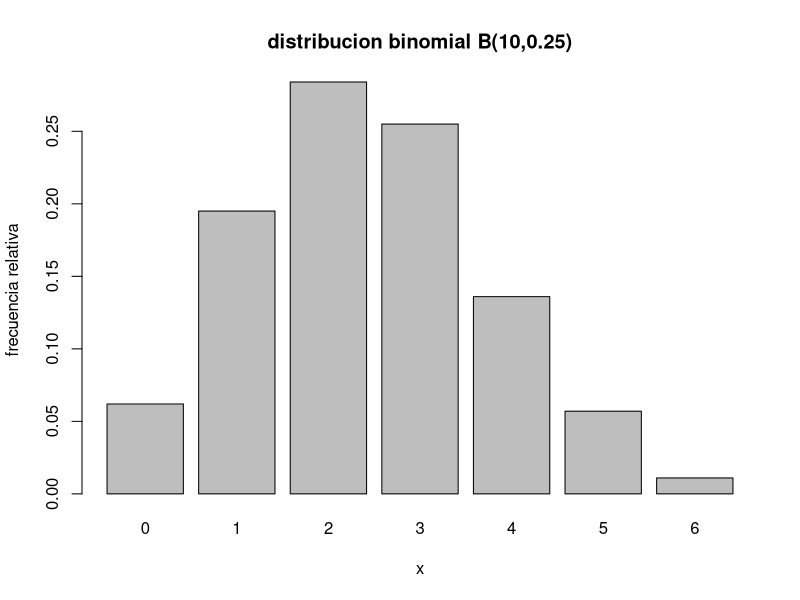
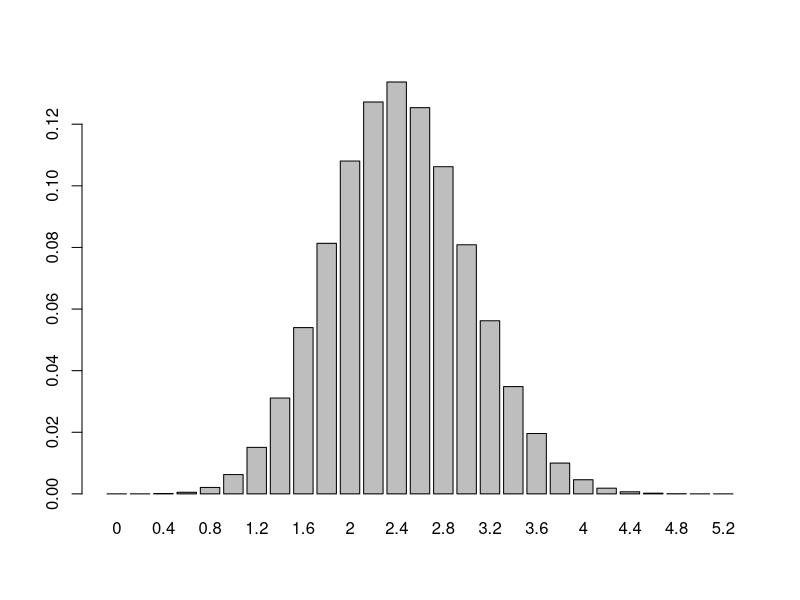
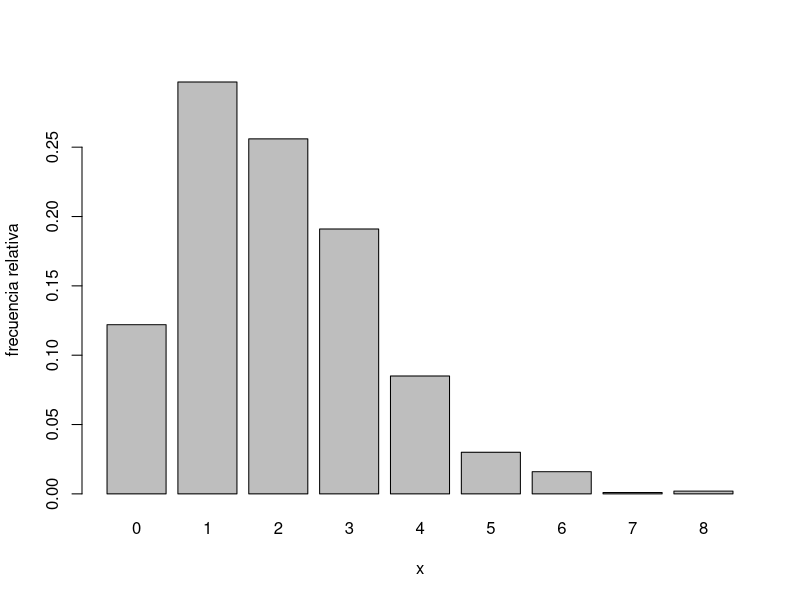
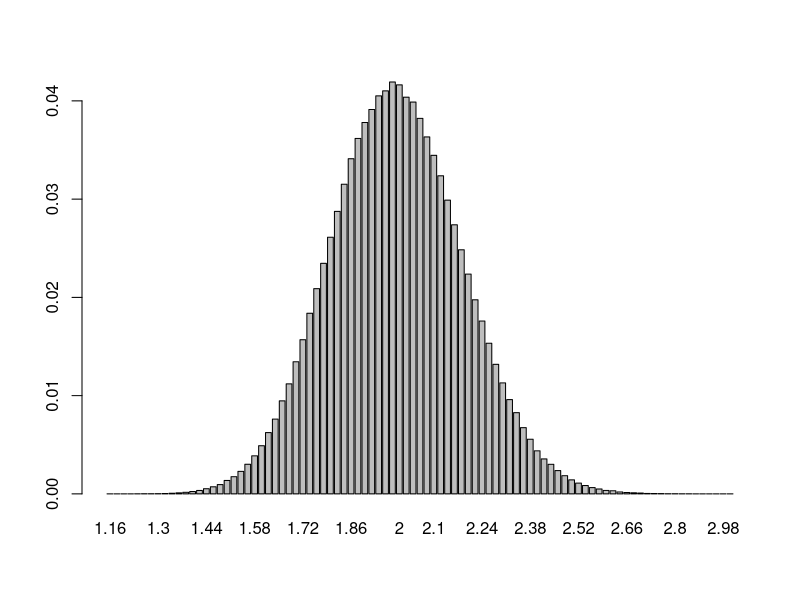
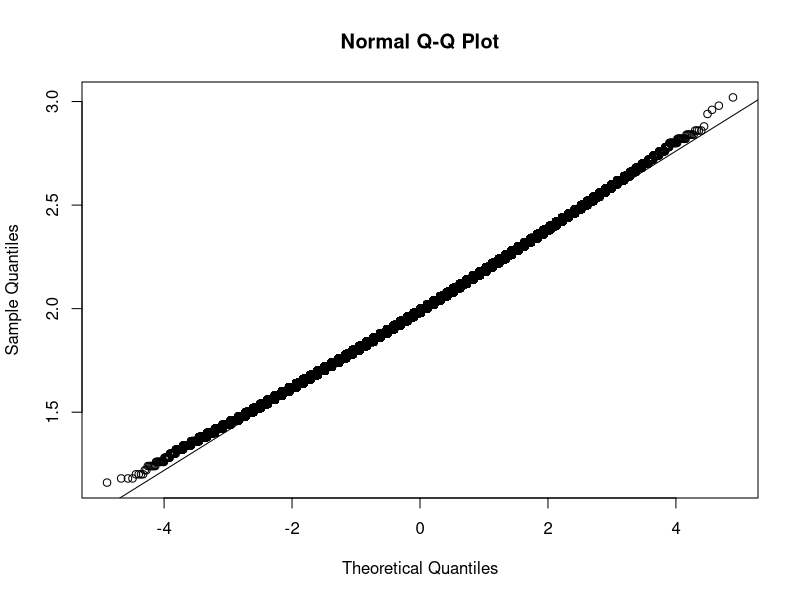

R code for these plots, in order:
#binomial(10, 0.25)

nmuestra <- 5
nrepeticiones <- 10^6
vectormedias <- NA

x <- rbinom(1000, 10, 0.25)
ni <- table(x)
fi <- ni/sum(ni)
barplot(fi, main="distribucion binomial B(10,0.25)", xlab="x", ylab="frecuencia relativa")
for (i in 1:nrepeticiones)
    vectormedias[i] <- mean(sample(x, nmuestra, replace=FALSE))

nim <- table(vectormedias)
fim <- nim/sum(nim)
barplot(fim)


mu <- mean(x)
sigma <- sd(x)
m <- mean(vectormedias)
s1 <- sd(vectormedias)

print(mu)
print(sigma)
print(m)
print(s1)



nmuestra <- 50
nrepeticiones <- 10^6
vectormedias <- NA

x <- rpois(1000, 2)
ni <- table(x)
fi <- ni/sum(ni)
barplot(fi, xlab="x", ylab="frecuencia relativa")
for (i in 1:nrepeticiones)
    vectormedias[i] <- mean(sample(x, nmuestra, replace=FALSE))

nim <- table(vectormedias)
fim <- nim/sum(nim)
barplot(fim)


mu <- mean(x)
sigma <- sd(x)
m <- mean(vectormedias)
s1 <- sd(vectormedias)





qqnorm(vectormedias)
qqline(vectormedias)